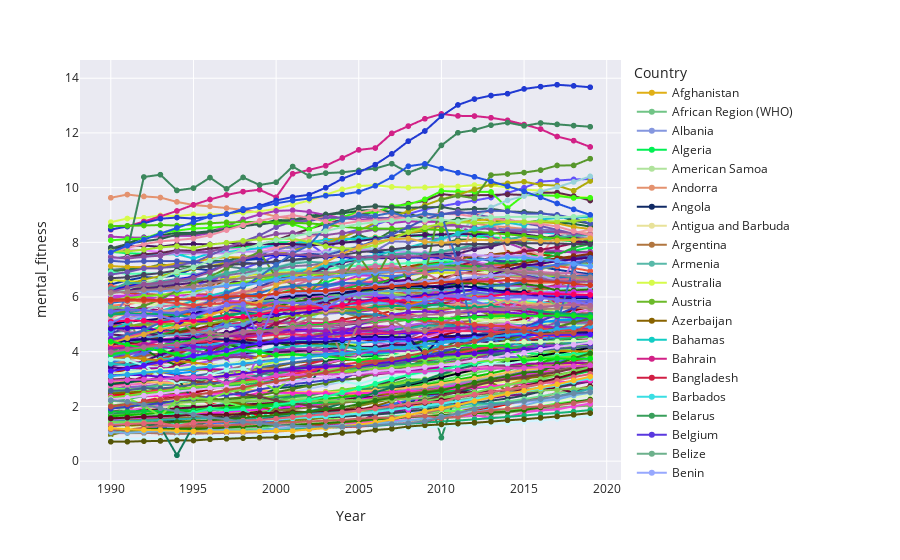

This figure's notebook cell:
### Code cell
unique_parameters = data['Country'].unique()
color_map = {param: f"#{random.randint(0, 16777215):06x}" for param in unique_parameters}
fig = px.line(data, x="Year", y="mental_fitness", color='Country',markers=True,color_discrete_map=color_map,template='seaborn')
fig.show()
